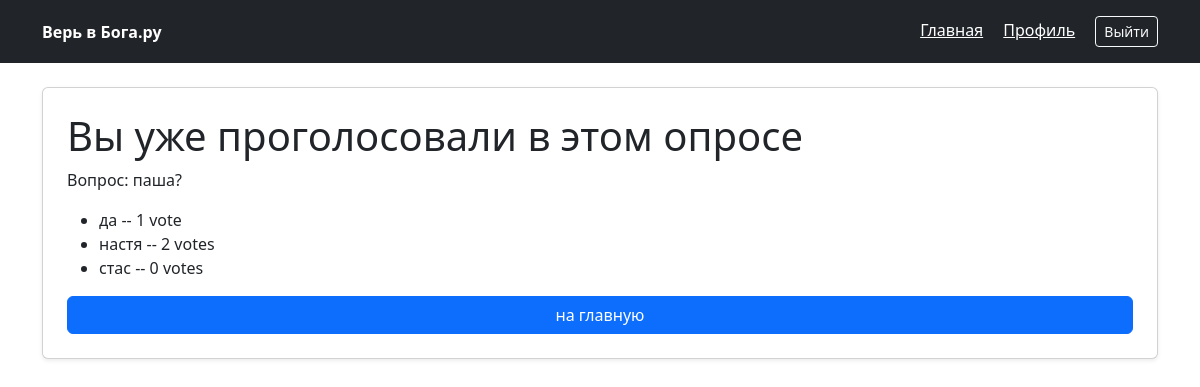
Screenshot of /polls/2/vote/ (signed in) with the database file from the repository.
### polls/models.py (models this page shows, shortened)
class Question(models.Model):
    question_text = models.CharField(max_length=200)
    pub_date = models.DateTimeField('date published')
    lifetime = models.DurationField(default=timedelta(days=7))
    is_active = models.BooleanField(default=True)
    description = models.TextField(blank=True, null=True)
    image = models.ImageField(upload_to='questions/', blank=True, null=True)

class Choice(models.Model):
    question = models.ForeignKey(Question, on_delete=models.CASCADE)
    choice_text = models.CharField(max_length=200)
    votes = models.IntegerField(default=0)

### polls/views.py (the view, shortened to what this page needs)
# urls.py: path('<int:question_id>/vote/', views.vote, name='vote'),
@login_required
def vote(request, question_id):
    question = get_object_or_404(Question, pk=question_id)
    if Vote.objects.filter(user=request.user, question=question).exists():
        return render(request, 'polls/already_voted.html', {'question': question})

### polls/templates/polls/already_voted.html (shortened to what this page needs)
{% extends 'base_generic.html' %}
{% block content %}
<h1>Вы уже проголосовали в этом опросе</h1>
<p>Вопрос: {{ question.question_text }}</p>
<ul>
    {% for choice in question.choice_set.all %}
    <li>{{ choice.choice_text }} -- {{ choice.votes }} vote{{choice.votes|pluralize}}</li>
    {% endfor %}
</ul>
<a href="{% url 'polls:index' %}" class="btn btn-primary"> на главную </a>
{% endblock %}

### rows the page displays
Question: question_text "паша?"
Choice: choice_text "да", votes "1"
Choice: choice_text "настя", votes "2"
Choice: choice_text "стас", votes "0"
